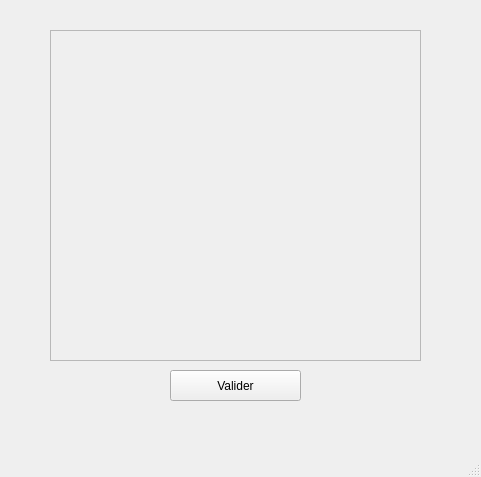
<?xml version="1.0" encoding="UTF-8"?>
<ui version="4.0">
 <class>identifier</class>
 <widget class="QMainWindow" name="identifier">
  <property name="geometry">
   <rect>
    <x>0</x>
    <y>0</y>
    <width>481</width>
    <height>477</height>
   </rect>
  </property>
  <property name="windowTitle">
   <string>MainWindow</string>
  </property>
  <widget class="QWidget" name="centralwidget">
   <widget class="QPushButton" name="pushButton">
    <property name="geometry">
     <rect>
      <x>170</x>
      <y>370</y>
      <width>131</width>
      <height>31</height>
     </rect>
    </property>
    <property name="text">
     <string>Valider</string>
    </property>
   </widget>
   <widget class="QFrame" name="frame">
    <property name="geometry">
     <rect>
      <x>50</x>
      <y>30</y>
      <width>371</width>
      <height>331</height>
     </rect>
    </property>
    <property name="frameShape">
     <enum>QFrame::StyledPanel</enum>
    </property>
    <property name="frameShadow">
     <enum>QFrame::Raised</enum>
    </property>
   </widget>
  </widget>
  <widget class="QMenuBar" name="menubar">
   <property name="geometry">
    <rect>
     <x>0</x>
     <y>0</y>
     <width>481</width>
     <height>25</height>
    </rect>
   </property>
  </widget>
  <widget class="QStatusBar" name="statusbar"/>
 </widget>
 <resources/>
 <connections/>
</ui>
